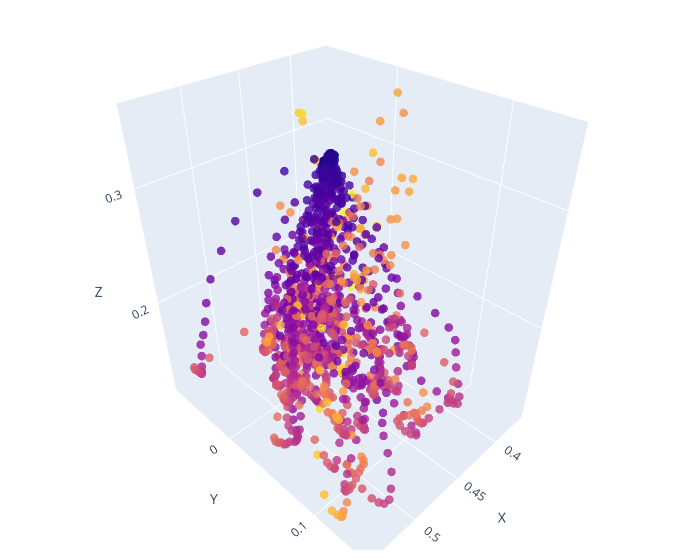

Notebook source saved alongside this figure:
### Code cell
frm, to = 0, -1 # 65 + 69, -1

colors = []
for length in traj_lenghts:
    colors += list(range(0, length))
colors = np.array(colors)

# Sample 3D data
x, y, z = ee_pose[:, 0], ee_pose[:, 1], ee_pose[:, 2]

# Create a 3D scatter plot
fig = go.Figure(
    data=[
        go.Scatter3d(
            x=x[frm:to],
            y=y[frm:to],
            z=z[frm:to],
            mode="markers",
            marker=dict(
                size=5,
                color=colors,
                # color=actions[
                #     :, -1
                # ],
                opacity=0.8,
            ),
        )
    ]
)

# Make the plot interactive by allowing user to rotate, zoom, etc.
fig.update_layout(
    scene=dict(xaxis_title="X", yaxis_title="Y", zaxis_title="Z",
        #        xaxis=dict(range=[ee_space_low[0], ee_space_high[0]]),
        # yaxis=dict(range=[ee_space_low[1], ee_space_high[1]]),
        # zaxis=dict(range=[ee_space_low[2], ee_space_high[2]])
        ),
    width=700,
    margin=dict(r=20, b=10, l=10, t=10),
)

fig.show()

### Figure 1 — Plotly figure (JSON) as saved in the notebook; plotly's stock layout.template omitted (floating-point values rounded to 4 significant figures; data arrays with more than 128 entries replaced by an {"elided": "..."} marker saying what was removed)
{"data": [{"marker": {"color": {"elided": "1419 int values"}, "opacity": 0.8, "size": 5}, "mode": "markers", "type": "scatter3d", "x": {"elided": "1418 float values"}, "y": {"elided": "1418 float values"}, "z": {"elided": "1418 float values"}}], "layout": {"margin": {"b": 10, "l": 10, "r": 20, "t": 10}, "scene": {"xaxis": {"title": {"text": "X"}}, "yaxis": {"title": {"text": "Y"}}, "zaxis": {"title": {"text": "Z"}}}, "width": 700}}
